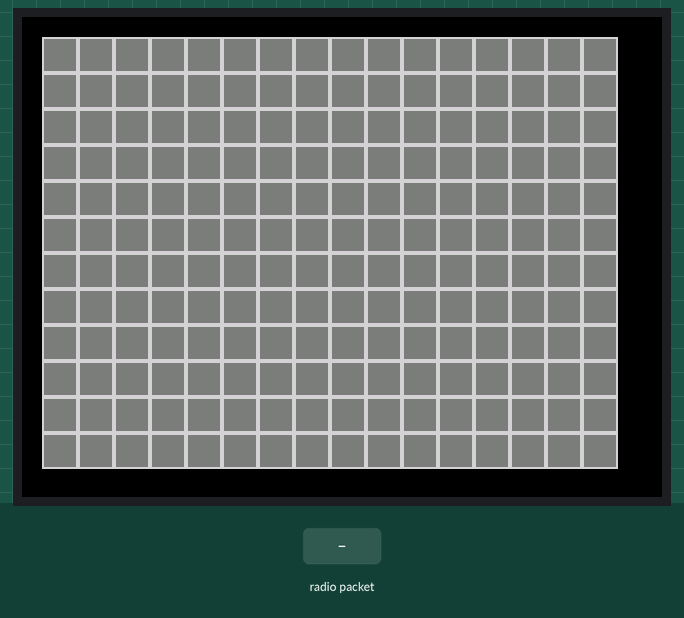
Simulated run of this program. Board: ESP32. Parts: 320×240 colour display. The test bench sets the inputs (shaded band). Random numbers use the default seed unless the program sets one; what the program prints to the serial monitor is not drawn.

Above: at 1.5 s.
1.6 s: radio packet "START:OK" arrives
At 2.8 s:
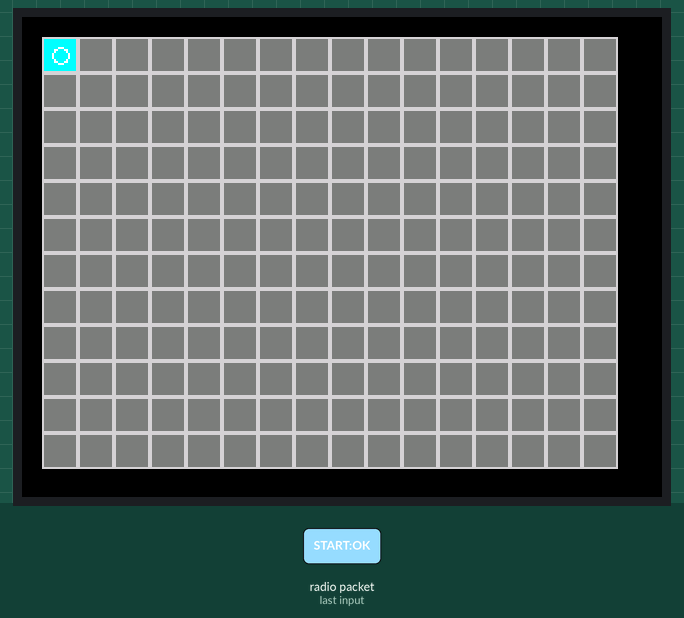
3.1 s: radio packet "-" arrives
4.6 s: radio packet "#" arrives
Timing chart, 0 to 7.6 s (numbered marks = the images above; inputs shaded):
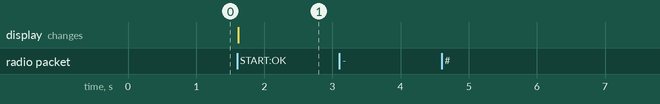

The program:

main.cpp
```cpp
#include <Arduino.h>
#include <WiFi.h>
#include <esp_now.h>
#include <SPI.h>
#include <TFT_eSPI.h>

// TFT setup
TFT_eSPI tft = TFT_eSPI();
uint8_t gatewayAddress[] = {0xD4, 0x8A, 0xFC, 0xA2, 0x9D, 0x18}; // ändra ifall du använder en annan gateway.
uint8_t mac[6];

// Poisitonering
int currentX = 0;
int currentY = 0;
int targetX = -1;
int targetY = -1;
int previousX = -1;
int previousY = -1;

// Define map dimensions
#define MAP_WIDTH 8
#define MAP_HEIGHT 6
#define CELL_SIZE 2
// Store current map state for visualization
char mapState[MAP_HEIGHT * CELL_SIZE][MAP_WIDTH * CELL_SIZE];
const int cellSize = 18; // 18 är perfekt för hela displayen
const int startX = 10;   // Kartan ska börja här i tft displayen
const int startY = 10;
// Kollar om start meddelande har skickats
bool gameStarted = false;
//kollar om meddelandet har skickats till server.


// States
enum State
{
  SEARCH_BUILDING,
  MISSION_REQUEST,
  LOCATE_FIRE,
  WAITING_AT_SCENE,
  READY // Vänta på instruktioner (väntande tillstånd)
};
State currentState = SEARCH_BUILDING;

bool helpMessageSent = false;
bool sufficientNodesAtLocation = false;
bool targetReached = false;

// Function to draw a grid cell
void drawCell(int x, int y, char type)
{
  switch (type)
  {
  case '-': // Tom ruta, använda mörk grå för att markera skillnad
    tft.fillRect(x, y, cellSize, cellSize, TFT_DARKGREY);
    break;
  case '#': // Vägg
    tft.fillRect(x, y, cellSize, cellSize, TFT_BLUE);
    tft.drawLine(x, y, x + cellSize, y + cellSize, TFT_WHITE); // Diagonal
    tft.drawLine(x + cellSize, y, x, y + cellSize, TFT_WHITE); // Diagonal
    break;
  case 'F': // Eld
    tft.fillRect(x, y, cellSize, cellSize, TFT_RED);
    tft.fillCircle(x + cellSize / 2, y + cellSize / 2, cellSize / 4, TFT_YELLOW);
    break;
  case 'B': // Brandman
    tft.fillRect(x, y, cellSize, cellSize, TFT_CYAN);
    tft.drawCircle(x + cellSize / 2, y + cellSize / 2, cellSize / 4, TFT_WHITE);
    break;
  case 'R': // Rök
    tft.fillRect(x, y, cellSize, cellSize, TFT_DARKGREY);
    tft.fillCircle(x + cellSize / 3, y + cellSize / 3, cellSize / 4, TFT_LIGHTGREY);
    tft.fillCircle(x + 2 * cellSize / 3, y + 2 * cellSize / 3, cellSize / 4, TFT_WHITE);
    break;
  case 'S': // Skadad
    tft.fillRect(x, y, cellSize, cellSize, TFT_GREEN);
    break;
  case 'X': // Brännbart
    tft.fillRect(x, y, cellSize, cellSize, TFT_ORANGE);
    break;
  default: // Okänt
    tft.fillRect(x, y, cellSize, cellSize, TFT_PURPLE);
    break;
  }
  // Rita kantlinjer
  tft.drawRect(x, y, cellSize, cellSize, TFT_LIGHTGREY);
}

// Function to initialize map grid
void drawGrid()
{
  for (int regionY = 0; regionY < MAP_HEIGHT; ++regionY)
  {
    for (int regionX = 0; regionX < MAP_WIDTH; ++regionX)
    {
      for (int cellY = 0; cellY < CELL_SIZE; ++cellY)
      {
        for (int cellX = 0; cellX < CELL_SIZE; ++cellX)
        {
          int pixelX = startX + (regionX * CELL_SIZE + cellX) * cellSize;
          int pixelY = startY + (regionY * CELL_SIZE + cellY) * cellSize;
          mapState[regionY * CELL_SIZE + cellY][regionX * CELL_SIZE + cellX] = '-';
          drawCell(pixelX, pixelY, '-'); // Initiera alla celler till tomma vid starten
        }
      }
    }
  }
}
// Update specific cell in the grid
void updateCell(int regionX, int regionY, int cellX, int cellY, char type)
{
  int indexX = regionX * CELL_SIZE + cellX; //behövs ändringar???  Felsök här....
  int indexY = regionY * CELL_SIZE + cellY;

  if (mapState[indexY][indexX] != type)
  {
    // Update only if the state has changed
    int pixelX = startX + indexX * cellSize;
    int pixelY = startY + indexY * cellSize;
    drawCell(pixelX, pixelY, type);
    mapState[indexY][indexX] = type; // Update the stored state
  }
}

// Hanterar data från gateaway (info om brand,rök) för att uppdatera kartan
void onDataReceive(const uint8_t *macAddr, const uint8_t *data, int len)
{
  char incomingMessage[len + 1];
  memcpy(incomingMessage, data, len);
  incomingMessage[len] = '\0';

  if (strcmp(incomingMessage, "START:OK") == 0)
  {
    gameStarted = true;
    Serial.println("Game started signal received.");
  }


  // Kollar vilken state en brandman har,
  // State = waiting och inte tillräckligt med förstärkning så return.
  if (currentState == WAITING_AT_SCENE && !sufficientNodesAtLocation)
  {
    Serial.println("WAIT: Avböjer nytt mål eftersom förstärkning saknas");
    return;
  }

  // TEST, för att se ifall något hämtas från gateway.
   Serial.println(" received from server:");
  Serial.println(incomingMessage);

  // Expected message format: "TYPE:x,y,cX,CY" where TYPE is 'F' or 'R' or 'B'
  char type;
  int x, y, cellX, cellY;
  if (sscanf(incomingMessage, "%c,%d,%d,%d,%d", &type, &x, &y, &cellX, &cellY) == 5)
  {
    updateCell(x, y, cellX, cellY, type);
  }
}

// Tar bort den tidigare positionen
void clearPreviousPosition()
{
  if (previousX != -1 && previousY != -1)
  {
    // Ta bort tidigare brandmansmarkering
    int regionX = previousX;
    int regionY = previousY;
    int cellX = previousX % CELL_SIZE;
    int cellY = previousY % CELL_SIZE;
    updateCell(regionX, regionY, cellX, cellY, '-'); // Återställ cellen till tom
  }
}

// Skickar koordinater på brandman till gateway
void sendCoordinatesToGateway()
{

  if (previousX == currentX && previousY == currentY)
  {
    return;
  }
    clearPreviousPosition();

  previousX = currentX;
  previousY = currentY;

  int regionX = currentX;
  int regionY = currentY;
  int cellX = currentX % CELL_SIZE;
  int cellY = currentY % CELL_SIZE;

  // Skickar UPDATE:(x,y)(cx,cy) till gateaway  (koordinat till brandman)
  char message[64];
  snprintf(message, sizeof(message), "UPDATE:%d,%d,%d,%d,%02X:%02X:%02X:%02X:%02X:%02X",
           regionX, regionY, cellX, cellY, mac[0], mac[1], mac[2], mac[3], mac[4], mac[5]);
  esp_err_t result = esp_now_send(gatewayAddress, (uint8_t *)message, strlen(message));

  if (result == ESP_OK)
  {
    Serial.printf("Position skickad: Region (%d, %d), Cell (%d, %d), MAC: %02X:%02X:%02X:%02X:%02X:%02X \n", regionX, regionY, cellX, cellY, mac[0], mac[1], mac[2], mac[3], mac[4], mac[5]);
    updateCell(regionX, regionY, cellX, cellY, 'B');
  }
  else
  {
    Serial.println("Misslyckades med att skicka position.");
  }
}
void sendMessage(const char *message)
{
   esp_err_t result = esp_now_send(gatewayAddress, (uint8_t *)message, strlen(message));
    if (result == ESP_OK) {
        Serial.printf("Sending message: %s\n", message);
    } else {
        Serial.println("Failed to send message.");
    }
}

void searchBuilding()
{
  delay(5000);
  int direction = random(0, 2);
  if (direction == 0)
  {
    if (random(0, 2) == 0)
    {
      currentX++;
    }
    else
    {
      currentX--;
    }
  }
  else
  {
    if (random(0, 2) == 0)
    {
      currentY++;
    }
    else
    {
      currentY--;
    }
  }
  if (currentX < 0)
    currentX = 0;
  if (currentX > 7)
    currentX = 7;

  if (currentY < 0)
    currentY = 0;
  if (currentY > 5)
    currentY = 5;

  Serial.printf("SEARCH_BUILDING: X=%d, Y=%d\n", currentX, currentY);
}

void moveTowardsTarget()
{
  if (currentX != targetX)
  {
    currentX += (currentX < targetX) ? 1 : -1;
  }
  else if (currentY != targetY)
  {
    currentY += (currentY < targetY) ? 1 : -1;
  }

  Serial.printf("LOCATE_FIRE: Rör sig mot mål: X = %d, Y=%d (mål: X=%d, Y=%d)", currentX, currentY, targetX, targetY);

  if (currentX == targetX && currentY == targetY)
  {
    Serial.println("LOCATE_FIRE: Mål nått!");
    targetReached = true;
    currentState = WAITING_AT_SCENE;
  }
}

void waitForReinforcements()
{
  Serial.println("WAIT: Väntar på fler noder...");
  if (sufficientNodesAtLocation)
  {
    Serial.println("WAIT: Tillräckligt med noder på plats! Släcker brand...");
    currentState = SEARCH_BUILDING;
    targetX = -1;
    targetY = -1;
    targetReached = false;
  }
}

void setup()
{
  Serial.begin(115200);
  WiFi.mode(WIFI_STA);
  WiFi.macAddress(mac);

  // TFT initialization
  tft.init();
  Serial.println("TFT initierad!");
  tft.setRotation(1);
  tft.fillScreen(TFT_BLACK);

  drawGrid(); // Draw the initial grid

  // ESP-NOW initialization
  if (esp_now_init() != ESP_OK)
  {
    Serial.println("ESP-NOW initialization failed");
    return;
  }
  esp_now_register_recv_cb(onDataReceive);
  esp_now_peer_info_t peerInfo;
  memset(&peerInfo, 0, sizeof(peerInfo));
  memcpy(peerInfo.peer_addr, gatewayAddress, 6);
  peerInfo.channel = 0;
  peerInfo.encrypt = false;
  if (esp_now_add_peer(&peerInfo) != ESP_OK)
  {
    Serial.println("Failed to add peer");
    return;
  }
      sendMessage("READY");

}

void loop()
{
  if (!gameStarted)
  {
    return;
  }
  sendCoordinatesToGateway();

  switch (currentState)
  {
  case SEARCH_BUILDING:
    searchBuilding();
    break;
  case MISSION_REQUEST:
    Serial.println("MISSION_REQUEST: Uppdrag mottaget, byter till LOCATE_FIRE");
    currentState = LOCATE_FIRE;
    break;
  case WAITING_AT_SCENE:
    waitForReinforcements();
    break;
  }

  delay(1000);
}
```

Measured:
- after the input at 1.6 s, the display: changes at once (image 1)
- after the input at 3.1 s, every drawn part: stays the same
- after the input at 4.6 s, every drawn part: stays the same
